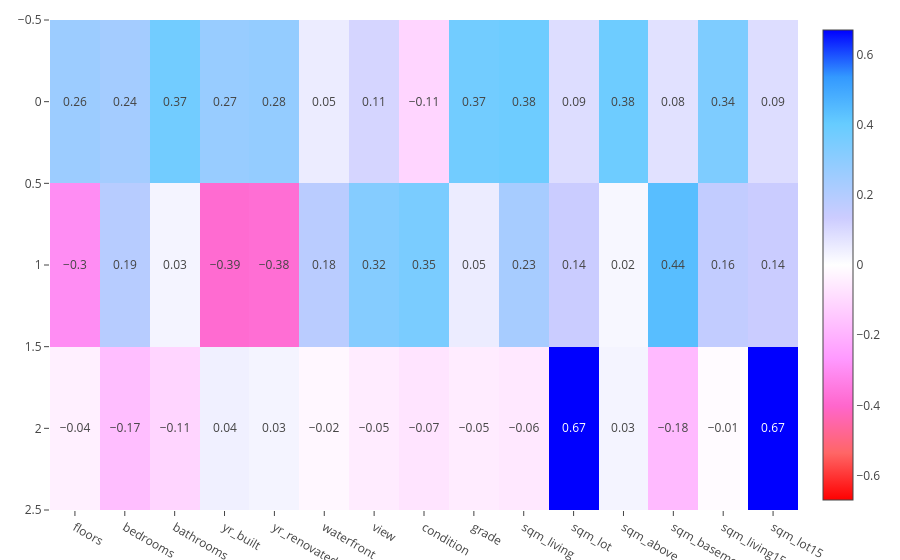

The cell this chart's notebook holds for it:
### Code cell
px.imshow(pd.DataFrame(np.round(pca3.components_, 2), columns=list(kc_pca.columns)),
          text_auto=True, color_continuous_scale=px.colors.diverging.Picnic_r,
          color_continuous_midpoint=0)

### Figure 1 — Plotly figure (JSON) as saved in the notebook; plotly's stock layout.template omitted (floating-point values rounded to 4 significant figures)
{"data": [{"coloraxis": "coloraxis", "hovertemplate": "x: %{x}<br>y: %{y}<br>color: %{z}<extra></extra>", "name": "0", "texttemplate": "%{z}", "type": "heatmap", "x": ["floors", "bedrooms", "bathrooms", "yr_built", "yr_renovated", "waterfront", "view", "condition", "grade", "sqm_living", "sqm_lot", "sqm_above", "sqm_basement", "sqm_living15", "sqm_lot15"], "xaxis": "x", "y": [0, 1, 2], "yaxis": "y", "z": [[0.26, 0.24, 0.37, 0.27, 0.28, 0.05, 0.11, -0.11, 0.37, 0.38, 0.09, 0.38, 0.08, 0.34, 0.09], [-0.3, 0.19, 0.03, -0.39, -0.38, 0.18, 0.32, 0.35, 0.05, 0.23, 0.14, 0.02, 0.44, 0.16, 0.14], [-0.04, -0.17, -0.11, 0.04, 0.03, -0.02, -0.05, -0.07, -0.05, -0.06, 0.67, 0.03, -0.18, -0.01, 0.67]]}], "layout": {"coloraxis": {"cmid": 0, "colorscale": [[0, "rgb(255,0,0)"], [0.1, "rgb(255,102,102)"], [0.2, "rgb(255,102,204)"], [0.3, "rgb(255,153,255)"], [0.4, "rgb(255,204,255)"], [0.5, "rgb(255,255,255)"], [0.6, "rgb(204,204,255)"], [0.7, "rgb(153,204,255)"], [0.8, "rgb(102,204,255)"], [0.9, "rgb(51,153,255)"], [1, "rgb(0,0,255)"]]}, "xaxis": {"anchor": "y", "constrain": "domain", "domain": [0, 1], "scaleanchor": "y"}, "yaxis": {"anchor": "x", "autorange": "reversed", "constrain": "domain", "domain": [0, 1]}}}
